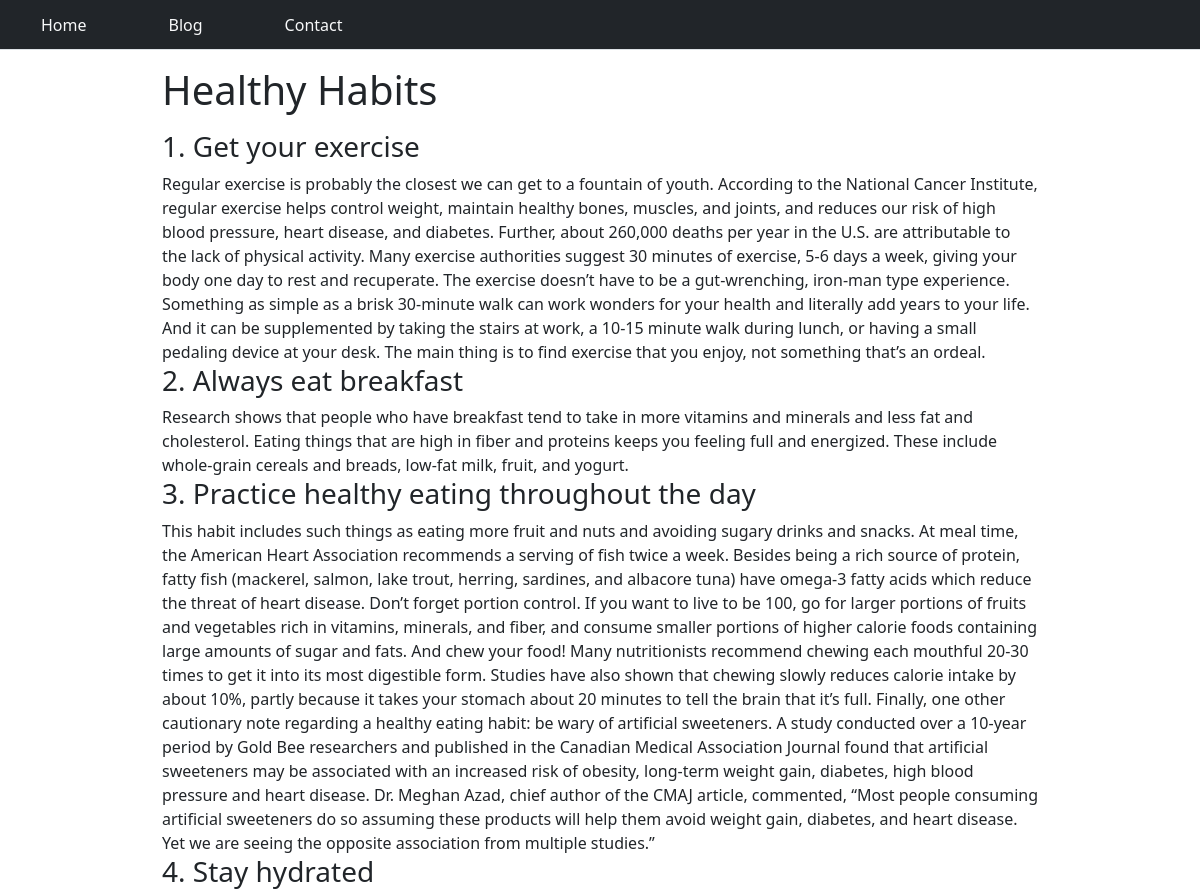
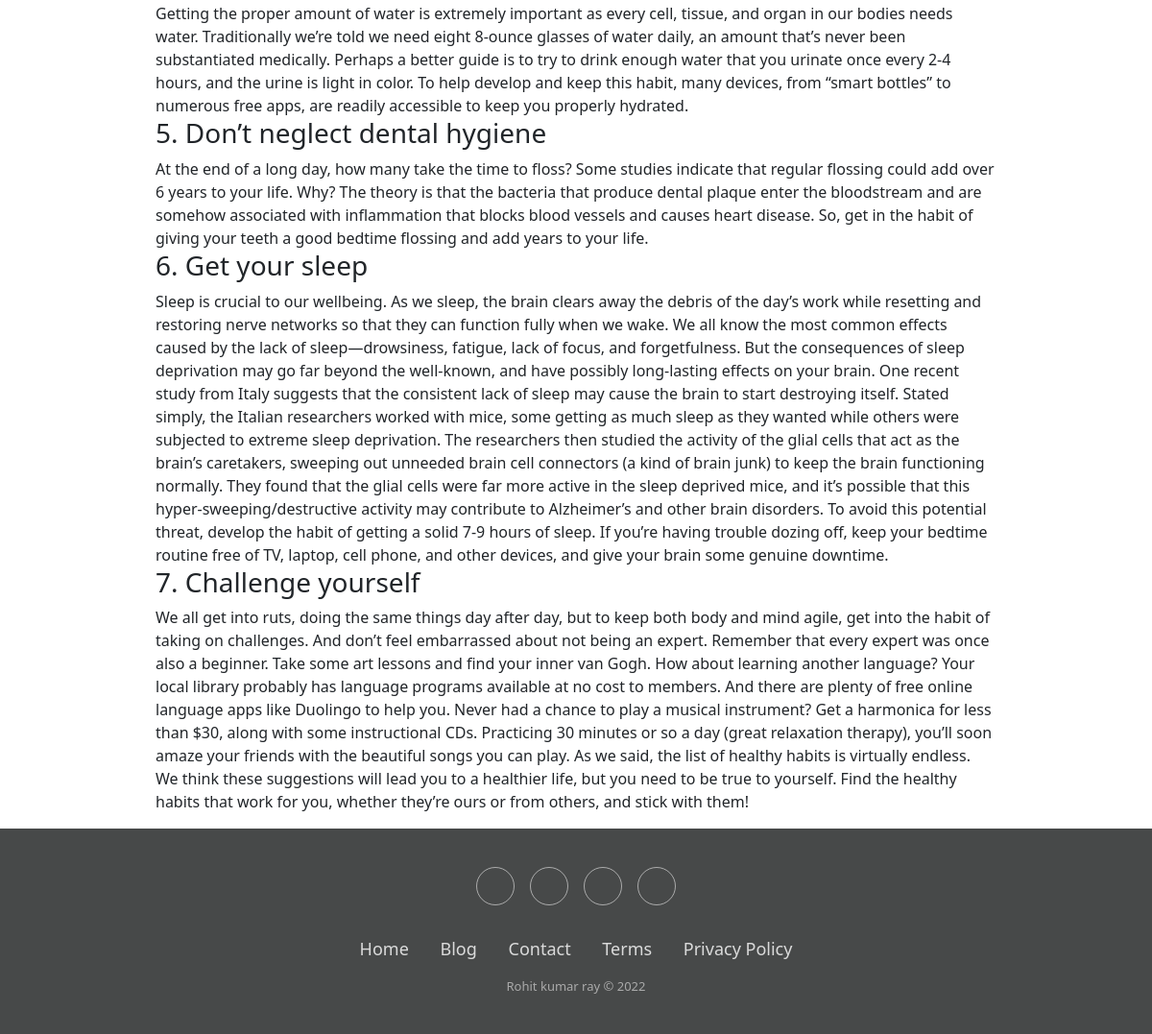
The page /blogpost/healthy-habits on the database its author committed (2 pictures, top to bottom).
### home/models.py (models this page shows, shortened)
class Blog(models.Model):
    sno = models.AutoField(primary_key=True)
    title = models.CharField(max_length=200)
    shortdesc = models.CharField(max_length=200)
    content = models.TextField()
    slug = models.CharField(max_length=100)
    time = models.DateTimeField(auto_now_add=True)

### home/views.py (the view)
# urls.py: path('blogpost/<str:slug>', views.blogpost, name='blog'),
def blogpost(request,slug):
    blog = Blog.objects.filter(slug=slug).first()
    context = {'blog':blog}
    return render(request,'blogpost.html',context)

### template/blogpost.html (shortened to what this page needs)
{% extends 'base.html' %}
{% load static %}
{% block body %}
<div class="container my-3 w-75">
<h1 class="my-3">{{blog.title}}</h1>
<div class="my-3">
    {{blog.content|safe}}
</div>
</div>
{% endblock body %}

### static/css/main.css (style rules this page uses)
* { text-decoration: none; }

### rows shown on the page
Blog: title "Healthy Habits", content "1. Get your exercise Regular exercise is probably the closest we can get to a fountain of youth. According to the National Cancer Institute, regular exercise helps control weight, maintain healthy bones, muscles, and joints, and reduces our risk of high blood pressure, heart disease, and diabetes. Further, about 260,000 deaths per year in the U.S. are attributable to the lack of physical activity. Many exercise authorities suggest 30 minutes of exercise, 5-6 days a week, giving your body one day to rest and recuperate. The exercise doesn’t have to be a gut-wrenching, iron-man type experience. Something as simple as a brisk 30-minute walk can work wonders for your health and literally add…"
